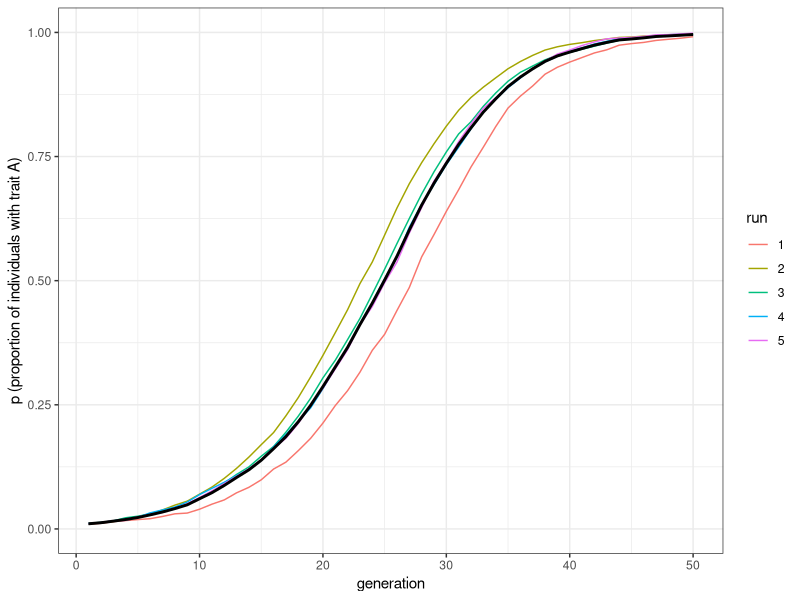
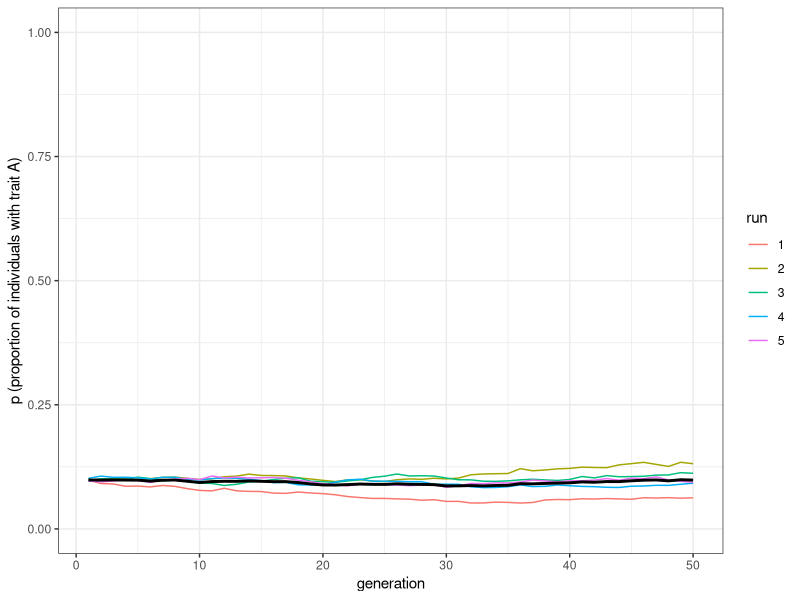
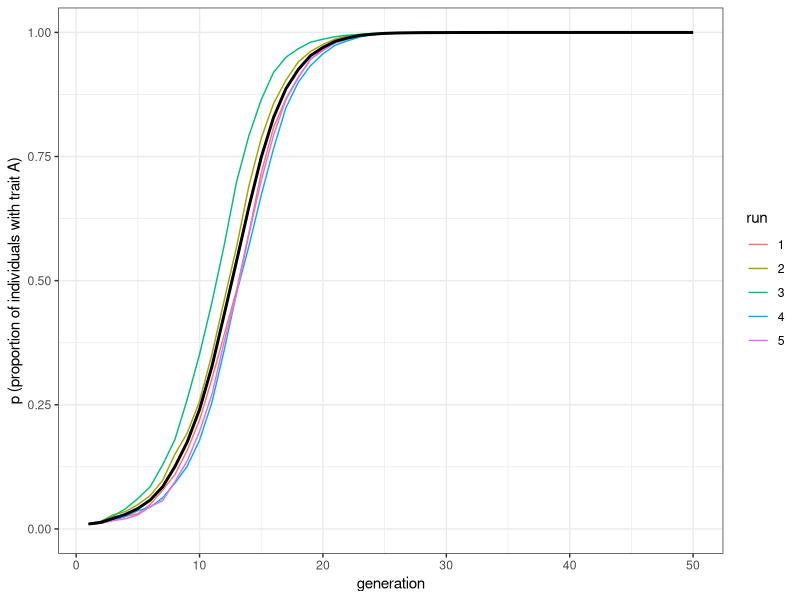
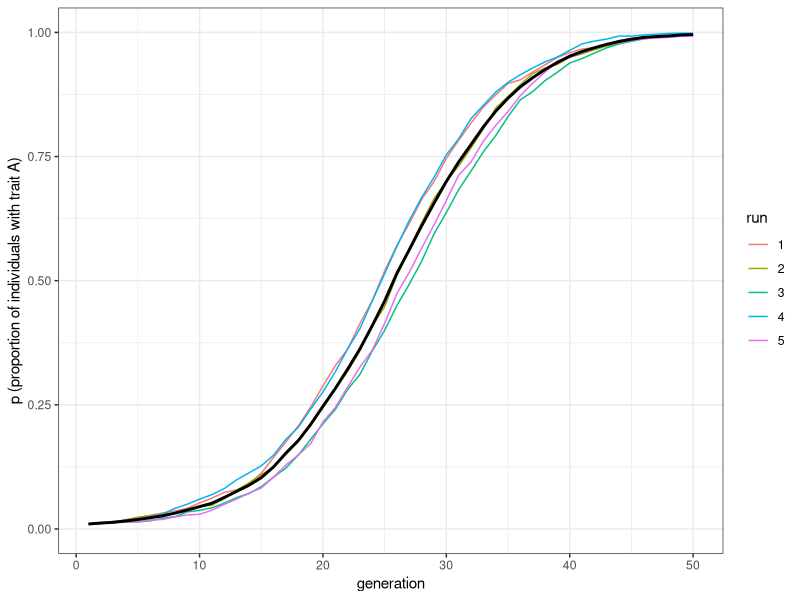
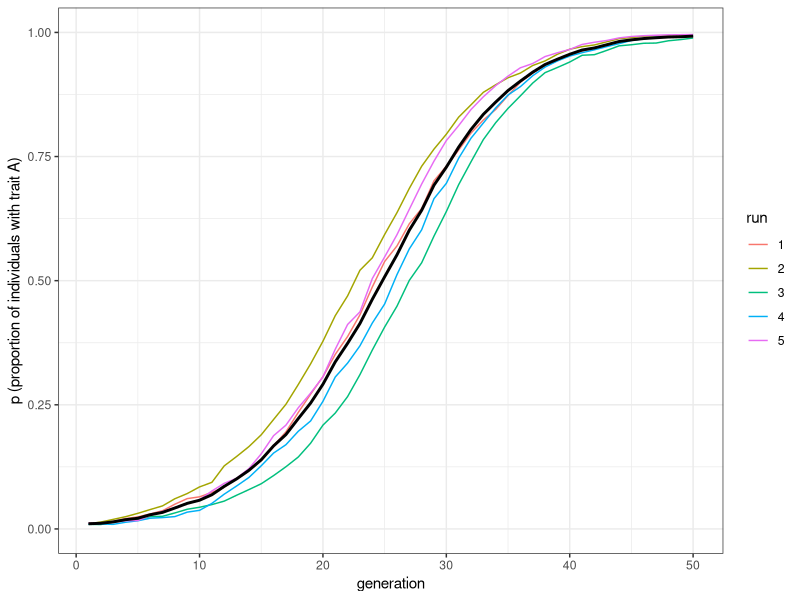
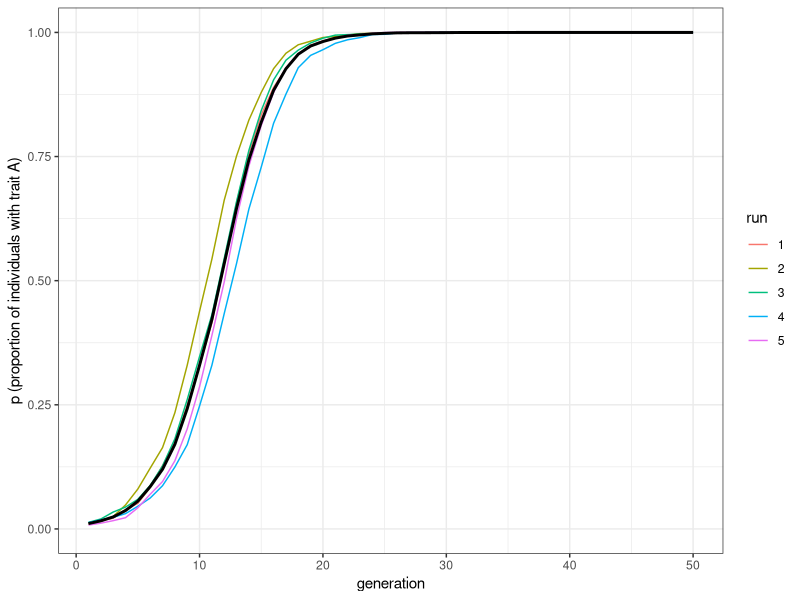

Write the R code that produced these figures, in order.
## ---- chunk 1
library(tidyverse)

vertical_transmission <- function(N, p_0, b, t_max, r_max) {
  output <- tibble(generation = rep(1:t_max, r_max), 
                   p = as.numeric(rep(NA, t_max * r_max)), 
                   run = as.factor(rep(1:r_max, each = t_max)))
  
  for (r in 1:r_max) {
    # Create first generation
    population <- tibble(trait = sample(c("A", "B"), N, 
                                        replace = TRUE, prob = c(p_0, 1 - p_0)))
    
    # Add first generation's p for run r
    output[output$generation == 1 & output$run == r, ]$p <- 
      sum(population$trait == "A") / N 
    
    for (t in 2:t_max) {
       # Copy individuals to previous_population tibble
      previous_population <- population
      
      # Randomly pick mothers and fathers
      mother <- tibble(trait = sample(previous_population$trait, N, replace = TRUE))  
      father <- tibble(trait = sample(previous_population$trait, N, replace = TRUE)) 
      
      # Prepare next generation
      population <- tibble(trait = as.character(rep(NA, N))) 
      
      # Both parents are A, thus child adopts A
      both_A <- mother$trait == "A" & father$trait == "A"
      if (sum(both_A) > 0) {
        population[both_A, ]$trait <- "A"  
      }
      
      # Both parents are B, thus child adopts B
      both_B <- mother$trait == "B" & father$trait == "B"
      if (sum(both_B) > 0) {
        population[both_B, ]$trait <- "B" 
      }
      # If any empty NA slots (i.e. one A and one B parent) are present
      if (anyNA(population)) {  
        # They adopt A with probability b
        population[is.na(population)[,1],]$trait <- 
          sample(c("A", "B"), sum(is.na(population)), prob = c(b, 1 - b), replace = TRUE)
      }
      
      # Get p and put it into output slot for this generation t and run r
      output[output$generation == t & output$run == r, ]$p <- 
        sum(population$trait == "A") / N 
    }
  }
  # Export data from function
  output 
}

## ---- chunk 2
plot_multiple_runs <- function(data_model) {
  ggplot(data = data_model, aes(y = p, x = generation)) +
    geom_line(aes(colour = run)) +
    stat_summary(fun = mean, geom = "line", size = 1) +
    ylim(c(0, 1)) +
    theme_bw() +
    labs(y = "p (proportion of individuals with trait A)")
}
## ---- chunk 3
data_model <- vertical_transmission(N = 10000, p_0 = 0.01, b = 0.6, 
                                    t_max = 50, r_max = 5)
plot_multiple_runs(data_model)
## ---- chunk 4
data_model <- vertical_transmission(N = 10000, p_0 = 0.1, b = 0.5, 
                                    t_max = 50, r_max = 5)
plot_multiple_runs(data_model)
## ---- chunk 5
vertical_horizontal_transmission <- function(N, p_0, b, n, g, t_max, r_max) {
  output <- tibble(generation = rep(1:t_max, r_max), 
                   p = as.numeric(rep(NA, t_max * r_max)), 
                   run = as.factor(rep(1:r_max, each = t_max)))
  
  for (r in 1:r_max) {
    # Create first generation
    population <- tibble(trait = sample(c("A", "B"), N, 
                                        replace = TRUE, prob = c(p_0, 1 - p_0)))
    
    # Add first generation's p for run r
    output[output$generation == 1 & output$run == r, ]$p <- 
      sum(population$trait == "A") / N 
    
    for (t in 2:t_max) {
      # Vertical transmission --------------------------------------------------
      
      # Copy individuals to previous_population tibble
      previous_population <- population 
      
      # Randomly pick mothers and fathers
      mother <- tibble(trait = sample(previous_population$trait, N, replace = TRUE))  
      father <- tibble(trait = sample(previous_population$trait, N, replace = TRUE))  
      
      # Prepare next generation
      population <- tibble(trait = as.character(rep(NA, N))) 
      
      # Both parents are A, thus child adopts A
      both_A <- mother$trait == "A" & father$trait == "A"
      if (sum(both_A) > 0) {
        population[both_A, ]$trait <- "A"  
      }
      
      # Both parents are B, thus child adopts B
      both_B <- mother$trait == "B" & father$trait == "B"
      if (sum(both_B) > 0) {
        population[both_B, ]$trait <- "B" 
      }
      # If any empty NA slots (i.e. one A and one B parent) are present
      if (anyNA(population)) {  
        # They adopt A with probability b
        population[is.na(population)[,1],]$trait <- 
          sample(c("A", "B"), sum(is.na(population)), prob = c(b, 1 - b), replace = TRUE)
      }
      
      # Horizontal transmission ------------------------------------------------
      
      # Previous_population are children before horizontal transmission
      previous_population <- population 
      
      # N_B = number of Bs
      N_B <- length(previous_population$trait[previous_population$trait == "B"])  
      
      # If there are B individuals to switch, and n is not zero
      if (N_B > 0 & n > 0) {  
        # For each B individual...
        for (i in 1:N_B) {  
          # Pick n demonstrators
          demonstrator <- sample(previous_population$trait, n, replace = TRUE)
          # Get probability g
          copy <- sample(c(TRUE, FALSE), n, prob = c(g, 1-g), replace = TRUE) 
          # if any demonstrators with A are to be copied
          if ( sum(demonstrator == "A" & copy == TRUE) > 0 ) {  
            # The B individual switches to A
            population[previous_population$trait == "B",]$trait[i] <- "A"  
          }
        
        }
      }
      # Get p and put it into output slot for this generation t and run r
      output[output$generation == t & output$run == r, ]$p <- 
        sum(population$trait == "A") / N 
    }
  }
  # Export data from function
  output 
}

## ---- chunk 6
data_model <- vertical_horizontal_transmission(N = 5000, p_0 = 0.01, b = 0.5, n = 5, 
                                               g = 0.1, t_max = 50, r_max = 5)
plot_multiple_runs(data_model)
## ---- chunk 7
data_model_v <- vertical_horizontal_transmission(N = 5000, p_0 = 0.01, b = 0.6, n = 0, 
                                                 g = 0, t_max = 50, r_max = 5)

data_model_hn2 <- vertical_horizontal_transmission(N = 5000, p_0 = 0.01, b = 0.5, n = 2, 
                                                   g = 0.1, t_max = 50, r_max = 5)

data_model_hn5 <- vertical_horizontal_transmission(N = 5000, p_0 = 0.01, b = 0.5, n = 5, 
                                                   g = 0.1, t_max = 50, r_max = 5)
## ---- chunk 8
plot_multiple_runs(data_model_v)
## ---- chunk 9
plot_multiple_runs(data_model_hn2)
## ---- chunk 10
plot_multiple_runs(data_model_hn5)
